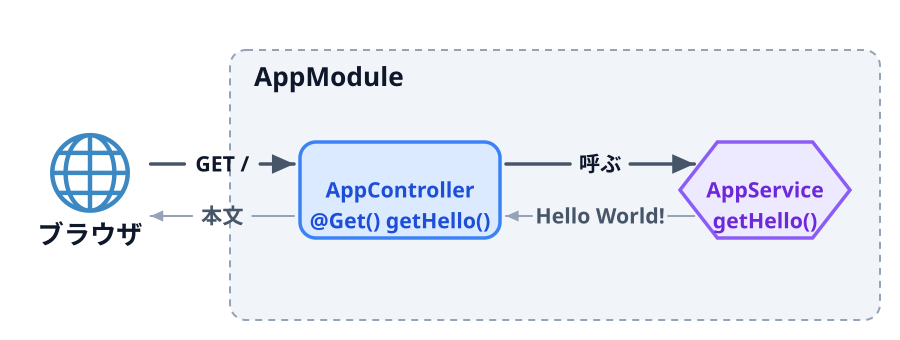

The script that saved this image:
"""02-01「リクエストが届くまで」の図。

GET / が届くと、AppModule の AppController の @Get() getHello() が呼ばれ、
AppService の getHello() が返した文字列がレスポンスの本文になる。
スキーマ: CONTAINER（AppModule）+ SOURCE-PATH-GOAL + CYCLE（往復）。
"""

import os
import sys

sys.path.insert(0, os.path.expanduser("~/.claude/skills/genfig"))
from genfig import Canvas  # noqa: E402

c = Canvas(900, 340)

browser = c.node(90, 190, "ブラウザ", emoji_cp="1f310")  # 🌐

module = c.sticky(230, 50, 650, 270, color="gray", dash="dashed", weight="thin")
c.text(254, 86, "AppModule", scale="heading", align="left")

controller = c.node(400, 190, "AppController\n@Get() getHello()", shape="square",
                    color="blue", w=200, h=96, label_scale="label")
service = c.node(765, 190, "AppService\ngetHello()", shape="hexagon",
                 color="purple", w=170, h=96, label_scale="label")

c.link(browser, controller, label="GET /", offset=26)
c.link(controller, browser, label="本文", offset=26, primary=False)
c.link(controller, service, label="呼ぶ", offset=26)
c.link(service, controller, label="Hello World!", offset=26, primary=False)

c.save("01-request-flow.svg")
